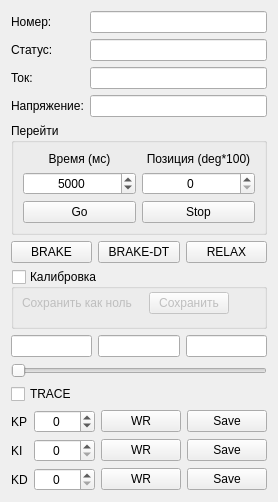
<?xml version="1.0" encoding="UTF-8"?>
<ui version="4.0">
 <class>MotorControlWidget</class>
 <widget class="QWidget" name="MotorControlWidget">
  <property name="geometry">
   <rect>
    <x>0</x>
    <y>0</y>
    <width>257</width>
    <height>493</height>
   </rect>
  </property>
  <property name="sizePolicy">
   <sizepolicy hsizetype="Ignored" vsizetype="Fixed">
    <horstretch>0</horstretch>
    <verstretch>0</verstretch>
   </sizepolicy>
  </property>
  <property name="minimumSize">
   <size>
    <width>0</width>
    <height>0</height>
   </size>
  </property>
  <property name="windowTitle">
   <string>Form</string>
  </property>
  <layout class="QGridLayout" name="gridLayout_2">
   <property name="sizeConstraint">
    <enum>QLayout::SetDefaultConstraint</enum>
   </property>
   <item row="0" column="0">
    <layout class="QGridLayout" name="gridLayout">
     <item row="0" column="1">
      <widget class="QLineEdit" name="lineNumber">
       <property name="alignment">
        <set>Qt::AlignCenter</set>
       </property>
       <property name="readOnly">
        <bool>true</bool>
       </property>
      </widget>
     </item>
     <item row="0" column="0">
      <widget class="QLabel" name="label">
       <property name="text">
        <string>Номер:</string>
       </property>
      </widget>
     </item>
     <item row="1" column="0">
      <widget class="QLabel" name="label_6">
       <property name="text">
        <string>Статус:</string>
       </property>
      </widget>
     </item>
     <item row="1" column="1">
      <widget class="QLineEdit" name="lineStatus">
       <property name="alignment">
        <set>Qt::AlignCenter</set>
       </property>
       <property name="readOnly">
        <bool>true</bool>
       </property>
      </widget>
     </item>
     <item row="2" column="0">
      <widget class="QLabel" name="label_8">
       <property name="text">
        <string>Ток:</string>
       </property>
      </widget>
     </item>
     <item row="2" column="1">
      <widget class="QLineEdit" name="lineStatusI">
       <property name="alignment">
        <set>Qt::AlignCenter</set>
       </property>
       <property name="readOnly">
        <bool>true</bool>
       </property>
      </widget>
     </item>
     <item row="3" column="0">
      <widget class="QLabel" name="label_9">
       <property name="text">
        <string>Напряжение:</string>
       </property>
      </widget>
     </item>
     <item row="3" column="1">
      <widget class="QLineEdit" name="lineStatusU">
       <property name="alignment">
        <set>Qt::AlignCenter</set>
       </property>
       <property name="readOnly">
        <bool>true</bool>
       </property>
      </widget>
     </item>
    </layout>
   </item>
   <item row="1" column="0">
    <widget class="QGroupBox" name="groupBox">
     <property name="title">
      <string>Перейти</string>
     </property>
     <layout class="QVBoxLayout" name="verticalLayout_4">
      <item>
       <layout class="QGridLayout" name="gridLayout_4">
        <item row="0" column="0">
         <widget class="QLabel" name="label_7">
          <property name="text">
           <string>Время (мс)</string>
          </property>
          <property name="alignment">
           <set>Qt::AlignCenter</set>
          </property>
         </widget>
        </item>
        <item row="0" column="1">
         <widget class="QLabel" name="label_13">
          <property name="text">
           <string>Позиция (deg*100)</string>
          </property>
          <property name="alignment">
           <set>Qt::AlignCenter</set>
          </property>
         </widget>
        </item>
        <item row="1" column="0">
         <widget class="QSpinBox" name="spinTimeToGo">
          <property name="alignment">
           <set>Qt::AlignCenter</set>
          </property>
          <property name="maximum">
           <number>10000</number>
          </property>
          <property name="value">
           <number>5000</number>
          </property>
         </widget>
        </item>
        <item row="1" column="1">
         <widget class="QSpinBox" name="spinPosToGo">
          <property name="alignment">
           <set>Qt::AlignCenter</set>
          </property>
         </widget>
        </item>
        <item row="2" column="0">
         <widget class="QPushButton" name="ButtonGoToPos">
          <property name="text">
           <string>Go</string>
          </property>
         </widget>
        </item>
        <item row="2" column="1">
         <widget class="QPushButton" name="ButtonStopGoToPos">
          <property name="text">
           <string>Stop</string>
          </property>
         </widget>
        </item>
       </layout>
      </item>
     </layout>
    </widget>
   </item>
   <item row="2" column="0">
    <layout class="QHBoxLayout" name="horizontalLayout_2">
     <item>
      <widget class="QPushButton" name="ButtonSTOP">
       <property name="text">
        <string>BRAKE</string>
       </property>
       <property name="checkable">
        <bool>true</bool>
       </property>
      </widget>
     </item>
     <item>
      <widget class="QPushButton" name="ButtonBRAKE">
       <property name="text">
        <string>BRAKE-DT</string>
       </property>
      </widget>
     </item>
     <item>
      <widget class="QPushButton" name="ButtonRELAX">
       <property name="text">
        <string>RELAX</string>
       </property>
      </widget>
     </item>
    </layout>
   </item>
   <item row="3" column="0">
    <layout class="QVBoxLayout" name="verticalLayout_2">
     <property name="sizeConstraint">
      <enum>QLayout::SetNoConstraint</enum>
     </property>
     <item>
      <widget class="QGroupBox" name="groupBoxCalibration">
       <property name="enabled">
        <bool>true</bool>
       </property>
       <property name="sizePolicy">
        <sizepolicy hsizetype="Preferred" vsizetype="Expanding">
         <horstretch>0</horstretch>
         <verstretch>0</verstretch>
        </sizepolicy>
       </property>
       <property name="minimumSize">
        <size>
         <width>0</width>
         <height>60</height>
        </size>
       </property>
       <property name="title">
        <string>Калибровка</string>
       </property>
       <property name="checkable">
        <bool>true</bool>
       </property>
       <property name="checked">
        <bool>false</bool>
       </property>
       <widget class="QWidget" name="layoutWidget">
        <property name="geometry">
         <rect>
          <x>10</x>
          <y>20</y>
          <width>211</width>
          <height>28</height>
         </rect>
        </property>
        <layout class="QHBoxLayout" name="horizontalLayout">
         <property name="sizeConstraint">
          <enum>QLayout::SetNoConstraint</enum>
         </property>
         <item>
          <widget class="QLabel" name="label_10">
           <property name="sizePolicy">
            <sizepolicy hsizetype="Fixed" vsizetype="Fixed">
             <horstretch>0</horstretch>
             <verstretch>0</verstretch>
            </sizepolicy>
           </property>
           <property name="minimumSize">
            <size>
             <width>120</width>
             <height>0</height>
            </size>
           </property>
           <property name="text">
            <string>&lt;html&gt;&lt;head/&gt;&lt;body&gt;&lt;p align=&quot;justify&quot;&gt;Сохранить как ноль&lt;/p&gt;&lt;/body&gt;&lt;/html&gt;</string>
           </property>
           <property name="scaledContents">
            <bool>false</bool>
           </property>
           <property name="alignment">
            <set>Qt::AlignLeading|Qt::AlignLeft|Qt::AlignTop</set>
           </property>
           <property name="wordWrap">
            <bool>true</bool>
           </property>
          </widget>
         </item>
         <item>
          <widget class="QPushButton" name="ButtonSaveZero">
           <property name="sizePolicy">
            <sizepolicy hsizetype="Fixed" vsizetype="Fixed">
             <horstretch>0</horstretch>
             <verstretch>0</verstretch>
            </sizepolicy>
           </property>
           <property name="text">
            <string>Сохранить</string>
           </property>
          </widget>
         </item>
        </layout>
       </widget>
      </widget>
     </item>
    </layout>
   </item>
   <item row="4" column="0">
    <layout class="QHBoxLayout" name="horizontalLayout_3">
     <property name="sizeConstraint">
      <enum>QLayout::SetDefaultConstraint</enum>
     </property>
     <item>
      <widget class="QLineEdit" name="lineMinAngle">
       <property name="alignment">
        <set>Qt::AlignCenter</set>
       </property>
       <property name="readOnly">
        <bool>true</bool>
       </property>
      </widget>
     </item>
     <item>
      <widget class="QLineEdit" name="lineCurrentAngle">
       <property name="alignment">
        <set>Qt::AlignCenter</set>
       </property>
       <property name="readOnly">
        <bool>true</bool>
       </property>
      </widget>
     </item>
     <item>
      <widget class="QLineEdit" name="lineMaxAngle">
       <property name="alignment">
        <set>Qt::AlignCenter</set>
       </property>
       <property name="readOnly">
        <bool>true</bool>
       </property>
      </widget>
     </item>
    </layout>
   </item>
   <item row="5" column="0">
    <layout class="QVBoxLayout" name="verticalLayout_3">
     <item>
      <widget class="QSlider" name="SliderAngle">
       <property name="orientation">
        <enum>Qt::Horizontal</enum>
       </property>
      </widget>
     </item>
     <item>
      <widget class="QCheckBox" name="checkBoxTrace">
       <property name="text">
        <string>TRACE</string>
       </property>
      </widget>
     </item>
    </layout>
   </item>
   <item row="6" column="0">
    <layout class="QGridLayout" name="gridLayout_5">
     <item row="0" column="0">
      <widget class="QLabel" name="label_11">
       <property name="text">
        <string>KP</string>
       </property>
      </widget>
     </item>
     <item row="0" column="1">
      <widget class="QSpinBox" name="spinStiff">
       <property name="alignment">
        <set>Qt::AlignCenter</set>
       </property>
       <property name="minimum">
        <number>-1000</number>
       </property>
       <property name="maximum">
        <number>2000</number>
       </property>
      </widget>
     </item>
     <item row="0" column="2">
      <widget class="QPushButton" name="ButtonStiffWrite">
       <property name="text">
        <string>WR</string>
       </property>
      </widget>
     </item>
     <item row="0" column="3">
      <widget class="QPushButton" name="ButtonStiffSave">
       <property name="text">
        <string>Save</string>
       </property>
      </widget>
     </item>
     <item row="1" column="0">
      <widget class="QLabel" name="label_12">
       <property name="text">
        <string>KI</string>
       </property>
      </widget>
     </item>
     <item row="1" column="1">
      <widget class="QSpinBox" name="spinDump">
       <property name="alignment">
        <set>Qt::AlignCenter</set>
       </property>
       <property name="maximum">
        <number>10000</number>
       </property>
      </widget>
     </item>
     <item row="1" column="2">
      <widget class="QPushButton" name="ButtonDumpWrite">
       <property name="text">
        <string>WR</string>
       </property>
      </widget>
     </item>
     <item row="1" column="3">
      <widget class="QPushButton" name="ButtonDumpSave">
       <property name="text">
        <string>Save</string>
       </property>
      </widget>
     </item>
     <item row="2" column="0">
      <widget class="QLabel" name="label_14">
       <property name="text">
        <string>KD</string>
       </property>
      </widget>
     </item>
     <item row="2" column="1">
      <widget class="QSpinBox" name="spinTorque">
       <property name="alignment">
        <set>Qt::AlignCenter</set>
       </property>
       <property name="maximum">
        <number>10000</number>
       </property>
      </widget>
     </item>
     <item row="2" column="2">
      <widget class="QPushButton" name="ButtonTorqueWrite">
       <property name="text">
        <string>WR</string>
       </property>
      </widget>
     </item>
     <item row="2" column="3">
      <widget class="QPushButton" name="ButtonTorqueSave">
       <property name="text">
        <string>Save</string>
       </property>
      </widget>
     </item>
    </layout>
   </item>
  </layout>
 </widget>
 <resources/>
 <connections/>
</ui>
